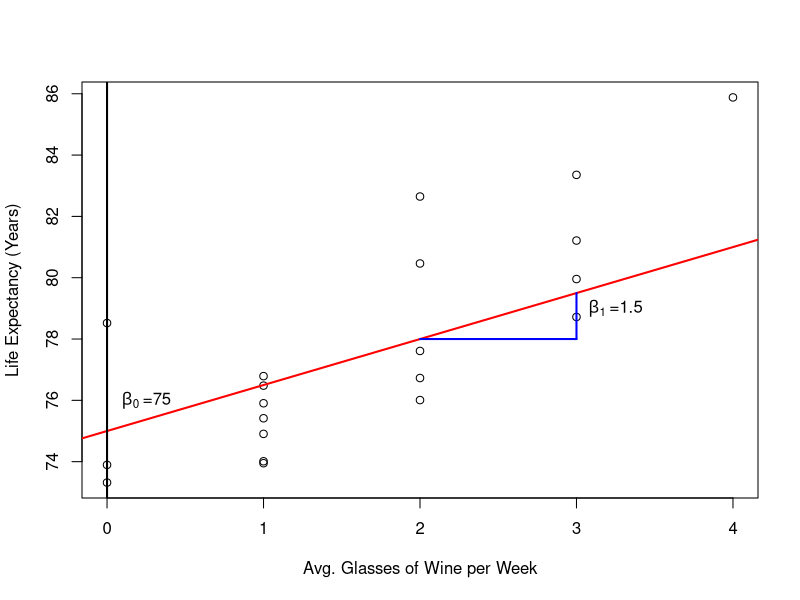
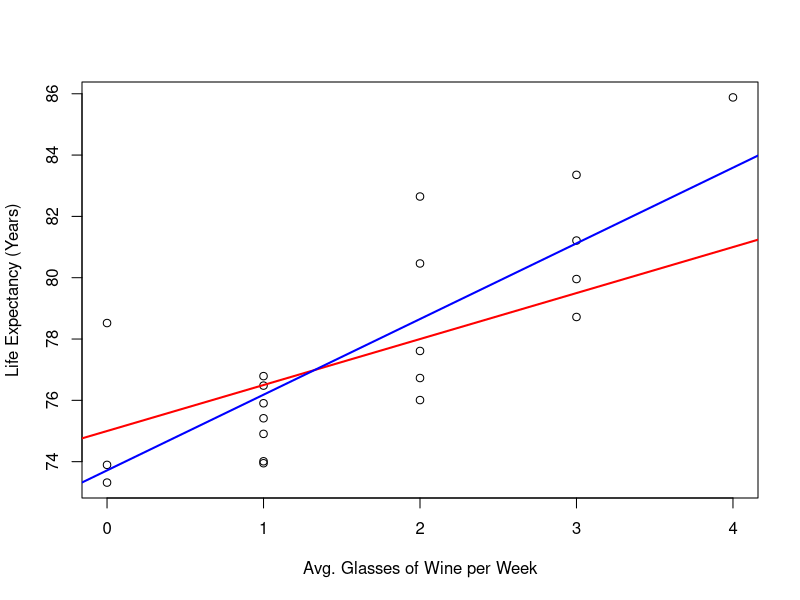
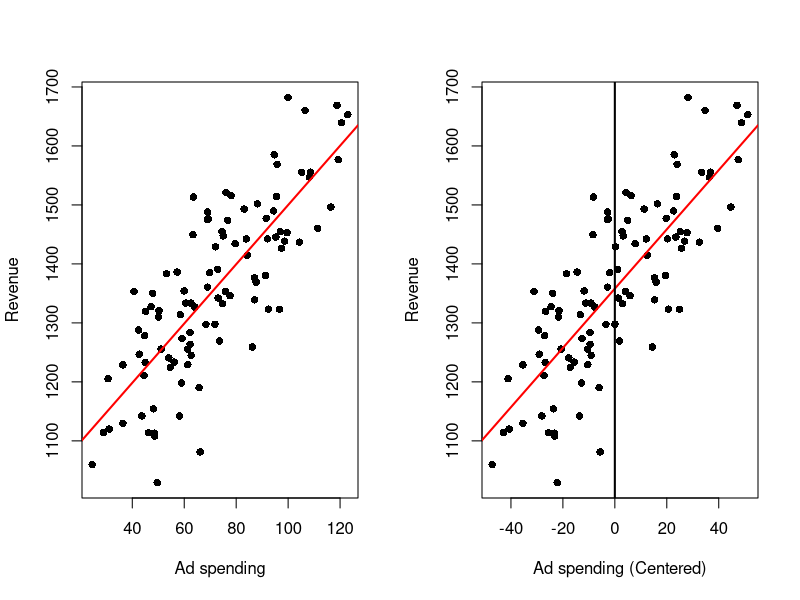
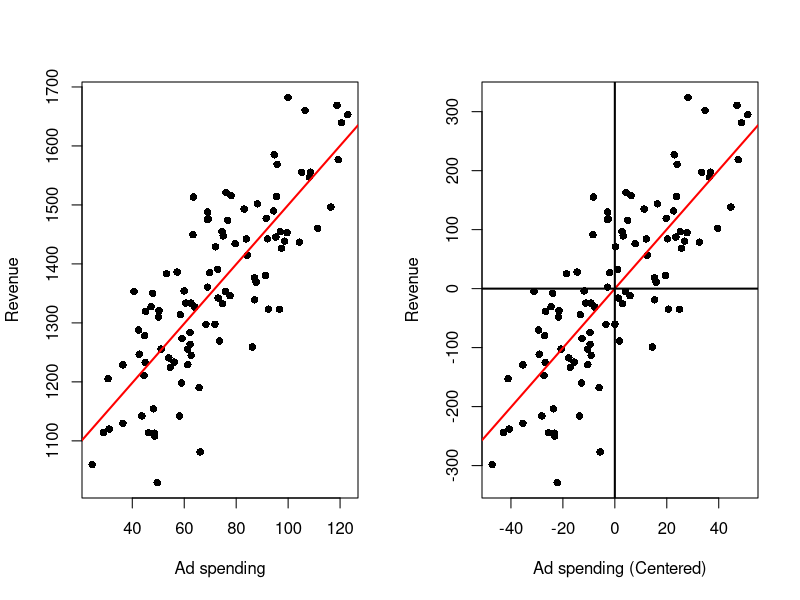
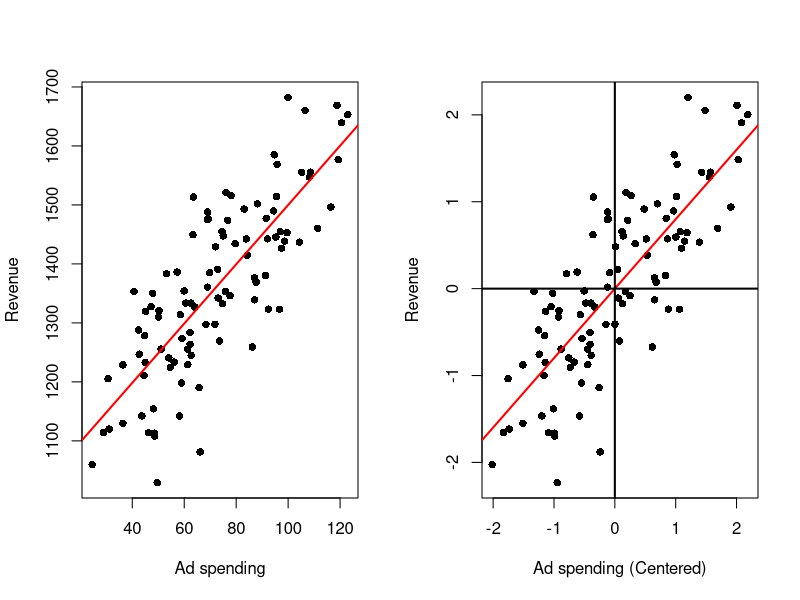
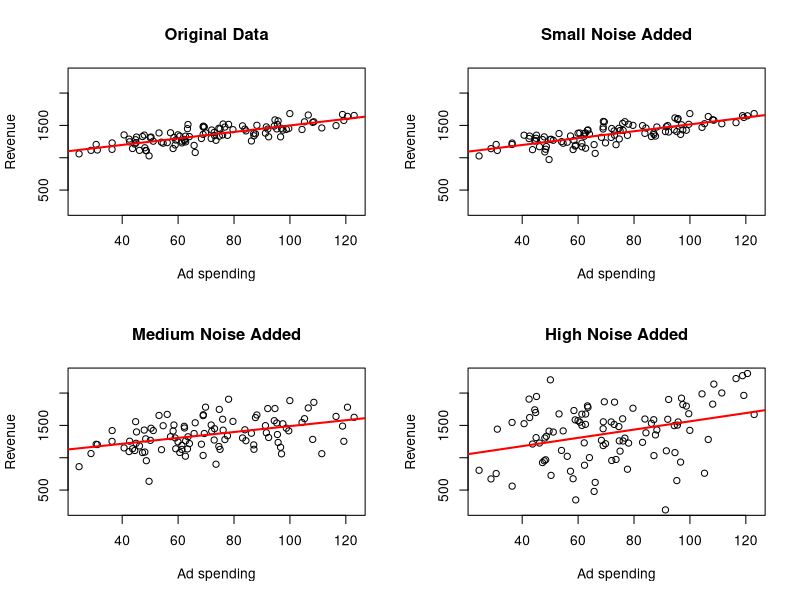
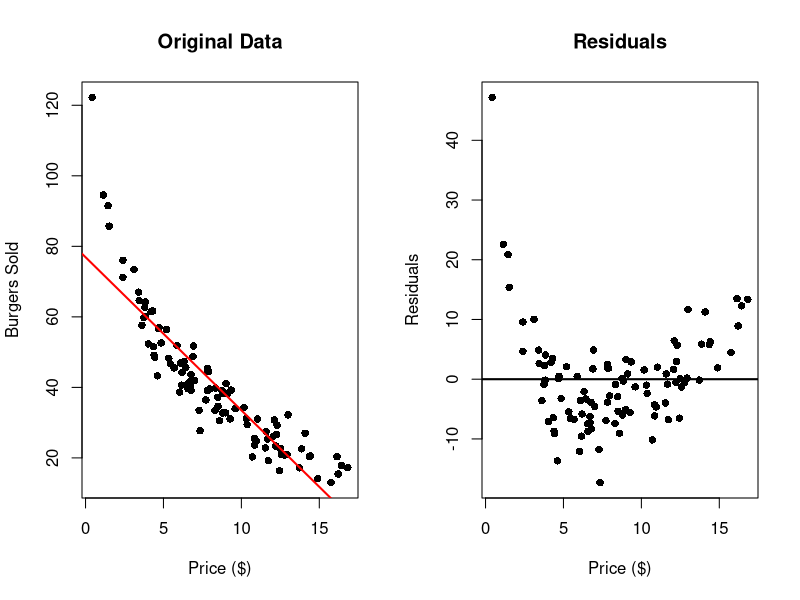
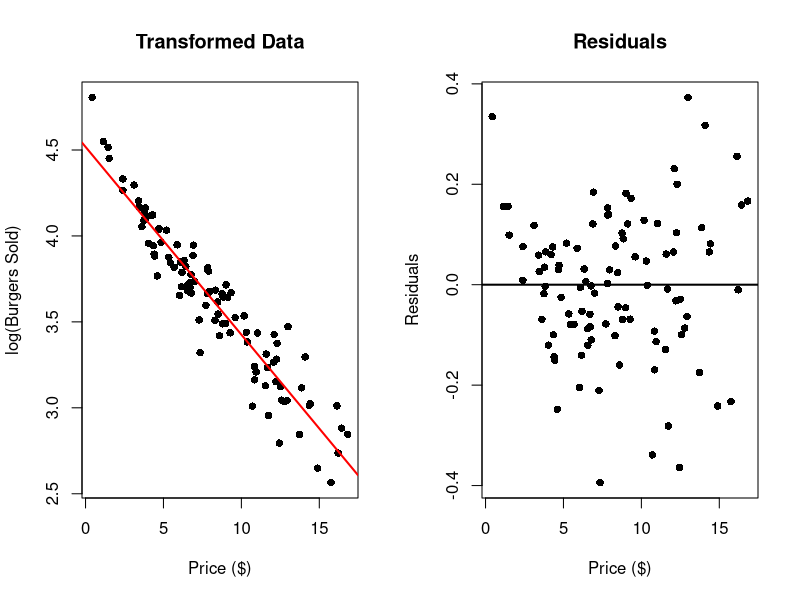

Write the R code that produced these figures, in order.
## ---- chunk 1
dat <- read.csv(file = "Wine Data.csv")
plot(x    = dat$Glasses,
     y    = dat$Years,
     xlab = "Avg. Glasses of Wine per Week",
     ylab = "Life Expectancy (Years)")
abline(a   = 75,
       b   = 1.5,
       col = 'red',
       lwd = 2)
abline(v   = 0,
       lwd = 2)
text(x = 0.25, y = 76, expression(beta[0] ~ "=75"))
text(x = 3.25, y = 79, expression(beta[1] ~ "=1.5"))
segments(x0 = c(2, 3),
         x1 = c(3, 3),
         y0 = c(78, 78),
         y1 = c(78, 79.5),
         lwd = 2,
         col = 'blue')
## ---- chunk 2
outReg <- lm(Years ~ Glasses, data = dat)
plot(x    = dat$Glasses,
     y    = dat$Years,
     xlab = "Avg. Glasses of Wine per Week",
     ylab = "Life Expectancy (Years)")
abline(a   = 75,
       b   = 1.5,
       col = 'red',
       lwd = 2)
abline(a   = outReg$coefficients[1],
       b   = outReg$coefficients[2],
       col = 'blue',
       lwd = 2)
## ---- chunk 3
# Read Data
dat <- read.csv("Ad spending Data.csv")
# Assign data
x <- dat$Ad.Spending
y <- dat$Revenue
# Centers x
xCen <- x - mean(x)
# Linear regression on the original data
outRegOri <- lm(y ~ x)
# Linear regression on the centered data
outRegCen <- lm(y ~ xCen)
## Two plots in the same image
par(mfrow = c(1, 2))
## Original data
# Plots the points
plot(x    = x,
     y    = y,
     xlab = "Ad spending",
     ylab = "Revenue",
     pch  = 16)
# Plots the regression line
abline(a   = outRegOri$coefficients[1],
       b   = outRegOri$coefficients[2],
       col = 'red',
       lwd = 2)
## Independent Variable centered data
# Plots the points
plot(x    = xCen,
     y    = y,
     xlab = "Ad spending (Centered)",
     ylab = "Revenue",
     pch  = 16)
# Plots the regression line
abline(a   = outRegCen$coefficients[1],
       b   = outRegCen$coefficients[2],
       col = 'red',
       lwd = 2)
abline(v   = 0,
       lwd = 2)
## ---- chunk 4
# Read Data
dat <- read.csv("Ad spending Data.csv")
# Assign data
x <- dat$Ad.Spending
y <- dat$Revenue
# Centers x and y
xCen <- x - mean(x)
yCen <- y - mean(y)
# Linear regression on the original data
outRegOri <- lm(y ~ x)
# Linear regression on the centered data
outRegCen <- lm(yCen ~ xCen)
# Plots
## Two plots in the same image
par(mfrow = c(1, 2))
## Original data
# Plots the points
plot(x    = x,
     y    = y,
     xlab = "Ad spending",
     ylab = "Revenue",
     pch  = 16)
# Plots the regression line
abline(a   = outRegOri$coefficients[1],
       b   = outRegOri$coefficients[2],
       col = 'red',
       lwd = 2,
       pch = 16)
## Centered data
# Plots the points
plot(x    = xCen,
     y    = yCen,
     xlab = "Ad spending (Centered)",
     ylab = "Revenue",
     pch  = 16)
# Plots the regression line
abline(a   = outRegCen$coefficients[1],
       b   = outRegCen$coefficients[2],
       col = 'red',
       lwd = 2)
abline(v   = 0,
       lwd = 2)
abline(h   = 0,
       lwd = 2)
## ---- chunk 5
# Read Data
dat <- read.csv("Ad spending Data.csv")
# Assign data
x <- dat$Ad.Spending
y <- dat$Revenue
# Standardizes x and y
xSta <- (x - mean(x))/sqrt(var(x))
ySta <- (y - mean(y))/sqrt(var(y))
# Linear regression on the original data
outRegOri <- lm(y ~ x)
# Linear regression on the standard data
outRegSta <- lm(ySta ~ xSta)
# Plots
## Two plots in the same image
par(mfrow = c(1, 2))
## Original data
# Plots the points
plot(x    = x,
     y    = y,
     xlab = "Ad spending",
     ylab = "Revenue",
     pch  = 16)
# Plots the regression line
abline(a   = outRegOri$coefficients[1],
       b   = outRegOri$coefficients[2],
       col = 'red',
       lwd = 2)
## Standard data
# Plots the points
plot(x    = xSta,
     y    = ySta,
     xlab = "Ad spending (Centered)",
     ylab = "Revenue",
     pch  = 16)
# Plots the regression line
abline(a   = outRegSta$coefficients[1],
       b   = outRegSta$coefficients[2],
       col = 'red',
       lwd = 2)
abline(v   = 0,
       lwd = 2)
abline(h   = 0,
       lwd = 2)
## ---- chunk 6
# Sets seed for noise randomness
set.seed(9142025)
# Read Data
dat <- read.csv("Ad spending Data.csv")
# Assign data
x <- dat$Ad.Spending
y <- dat$Revenue

# Adds Noise
yNoiLe1 <- y + rnorm(n = 100, sd =  50)
yNoiLe2 <- y + rnorm(n = 100, sd = 200)
yNoiLe3 <- y + rnorm(n = 100, sd = 500)

# Auxiliary Variables
ymax <- max(y, yNoiLe1, yNoiLe2, yNoiLe3)
ymin <- min(y, yNoiLe1, yNoiLe2, yNoiLe3)
xmax = max(x)
xmin = min(x)

# Performs Linear Regression
outRegOri    <- lm(y ~ x)
outRegNoiLe1 <- lm(yNoiLe1 ~ x)
outRegNoiLe2 <- lm(yNoiLe2 ~ x)
outRegNoiLe3 <- lm(yNoiLe3 ~ x)

# Plots
par(mfrow = c(2, 2))

plot(x    = x,
     y    = y,
     xlab = "Ad spending",
     ylab = "Revenue",
     main = "Original Data",
     ylim = c(ymin, ymax),
     xlim = c(xmin, xmax))
# Plots the regression line
abline(a   = outRegOri$coefficients[1],
       b   = outRegOri$coefficients[2],
       col = 'red',
       lwd = 2)
plot(x    = x,
     y    = yNoiLe1,
     xlab = "Ad spending",
     ylab = "Revenue",
     main = "Small Noise Added",
     ylim = c(ymin, ymax),
     xlim = c(xmin, xmax))
# Plots the regression line
abline(a   = outRegNoiLe1$coefficients[1],
       b   = outRegNoiLe1$coefficients[2],
       col = 'red',
       lwd = 2)
plot(x    = x,
     y    = yNoiLe2,
     xlab = "Ad spending",
     ylab = "Revenue",
     main = "Medium Noise Added",
     ylim = c(ymin, ymax),
     xlim = c(xmin, xmax))
# Plots the regression line
abline(a   = outRegNoiLe2$coefficients[1],
       b   = outRegNoiLe2$coefficients[2],
       col = 'red',
       lwd = 2)
plot(x    = x,
     y    = yNoiLe3,
     xlab = "Ad spending",
     ylab = "Revenue",
     main = "High Noise Added",
     ylim = c(ymin, ymax),
     xlim = c(xmin, xmax))
# Plots the regression line
abline(a   = outRegNoiLe3$coefficients[1],
       b   = outRegNoiLe3$coefficients[2],
       col = 'red',
       lwd = 2)

print("Original Data LM summary")
summary(outRegOri)
print("Level 1 LM summary")
summary(outRegNoiLe1)
print("Level 2 LM summary")
summary(outRegNoiLe2)
print("Level 3 LM summary")
summary(outRegNoiLe3)
## ---- chunk 7
dat <- read.csv("Burger Data.csv")

outReg <- lm(Burgers ~ Price, data = dat)

# Original Data
par(mfrow = c(1, 2))
plot(x    = dat$Price,
     y    = dat$Burgers,
     xlab = "Price ($)",
     ylab = "Burgers Sold",
     main = "Original Data",
     pch  = 16)
abline(a   = outReg$coefficients[1],
       b   = outReg$coefficients[2],
       col = 'red',
       lwd = 2)
# Residuals
plot(x = dat$Price,
     y = outReg$residuals,
     xlab = "Price ($)",
     ylab = "Residuals",
     main = "Residuals",
     pch  = 16)
abline(h   = 0,
       lwd = 2)
## ---- chunk 8
dat <- read.csv("Burger Data.csv")

outReg <- lm(log(Burgers) ~ Price, data = dat)

# Original Data
par(mfrow = c(1, 2))
plot(x    = dat$Price,
     y    = log(dat$Burgers),
     xlab = "Price ($)",
     ylab = "log(Burgers Sold)",
     main = "Transformed Data",
     pch  = 16)
abline(a   = outReg$coefficients[1],
       b   = outReg$coefficients[2],
       col = 'red',
       lwd = 2)
# Residuals
plot(x = dat$Price,
     y = outReg$residuals,
     xlab = "Price ($)",
     ylab = "Residuals",
     main = "Residuals",
     pch  = 16)
abline(h   = 0,
       lwd = 2)
## ---- chunk 9
dat <- read.csv("Burger Data.csv")

outReg <- lm(Burgers ~ log(Price), data = dat)

# Original Data
par(mfrow = c(1, 2))
plot(x    = log(dat$Price),
     y    = dat$Burgers,
     xlab = "log(Price) (log($))",
     ylab = "Burgers Sold",
     main = "Transformed Data",
     pch  = 16)
abline(a   = outReg$coefficients[1],
       b   = outReg$coefficients[2],
       col = 'red',
       lwd = 2)
# Residuals
plot(x = dat$Price,
     y = outReg$residuals,
     xlab = "log(Price) (log($))",
     ylab = "Residuals",
     main = "Residuals",
     pch  = 16)
abline(h   = 0,
       lwd = 2)
## ---- chunk 10
dat <- read.csv("Burger Data.csv")

x <- dat$Price
y <- dat$Burgers

outRegOri <- lm(y ~ x)
outRegTr1 <- lm(log(y) ~ x)
outRegTr2 <- lm(y ~ log(x))

summary(outRegOri)
summary(outRegTr1)
summary(outRegTr2)
## ---- chunk 11
dat <- read.csv("Height Data.csv")

outReg <- lm(Height ~ Age, data = dat)

# Original Data
par(mfrow = c(1, 2))
plot(x    = dat$Age,
     y    = dat$Height,
     xlab = "Age (years)",
     ylab = "Height (in)",
     main = "Original Data",
     pch  = 16)
abline(a   = outReg$coefficients[1],
       b   = outReg$coefficients[2],
       col = 'red',
       lwd = 2)
# Residuals
plot(x = dat$Age,
     y = outReg$residuals,
     xlab = "Age (years)",
     ylab = "Residuals (in)",
     main = "Residuals",
     pch  = 16)
abline(h   = 0,
       lwd = 2)
## ---- chunk 12
dat <- read.csv("Wine Data.csv")

x <- dat$Glasses
y <- dat$Years

ymin <- min(y, max(y) - 22)
ymax <- max(y, min(y) + 22)
xmin <- min(x)
xmax <- max(x)

par(mfrow = c(2, 2))
# No Outliers
outRegNoo <- lm(y ~ x)
plot(x    = x,
     y    = y,
     ylim = c(ymin, ymax),
     xlim = c(xmin, xmax),
     xlab = "Average Glasses per Week",
     ylab = "Life Expectancy",
     main = "No Outliers",
     pch  = 16)
abline(a   = outRegNoo$coefficients[1],
       b   = outRegNoo$coefficients[2],
       col = 'red',
       lwd = 2)

# Outlier on the left side
# Adds Observation
x <- c(x, 0)
y <- c(y, 90)
outRegLef <- lm(y ~ x)
plot(x    = x,
     y    = y,
     ylim = c(ymin, ymax),
     xlim = c(xmin, xmax),
     xlab = "Average Glasses per Week",
     ylab = "Life Expectancy",
     main = "Outlier Left",
     pch  = 16)
points(x   = x[21],
       y   = y[21],
       pch = 16,
       col = 'blue')
abline(a   = outRegLef$coefficients[1],
       b   = outRegLef$coefficients[2],
       col = 'red',
       lwd = 2)
# Outlier on the right side
# Adds Observation
x[21] <- 4
y[21] <- 68
outRegRig <- lm(y ~ x)
plot(x    = x,
     y    = y,
     ylim = c(ymin, ymax),
     xlim = c(xmin, xmax),
     xlab = "Average Glasses per Week",
     ylab = "Life Expectancy",
     main = "Right Outliers",
     pch  = 16)
points(x   = x[21],
       y   = y[21],
       pch = 16,
       col = 'blue')
abline(a   = outRegRig$coefficients[1],
       b   = outRegRig$coefficients[2],
       col = 'red',
       lwd = 2)
# Outlier on the right side
# Adds Observation
x[21] <- 2
y[21] <- 95
outRegCen <- lm(y ~ x)
plot(x    = x,
     y    = y,
     ylim = c(ymin, ymax),
     xlim = c(xmin, xmax),
     xlab = "Average Glasses per Week",
     ylab = "Life Expectancy",
     main = "Center Outliers",
     pch  = 16)
points(x   = x[21],
       y   = y[21],
       pch = 16,
       col = 'blue')
abline(a   = outRegCen$coefficients[1],
       b   = outRegCen$coefficients[2],
       col = 'red',
       lwd = 2)
## ---- chunk 13
x <- dat$Glasses
y <- dat$Years

ymin <- min(outRegNoo$residuals, outRegLef$residuals, outRegRig$residuals, outRegCen$residuals)
ymax <- max(outRegNoo$residuals, outRegLef$residuals, outRegRig$residuals, outRegCen$residuals)
xmin <- min(x)
xmax <- max(x)

par(mfrow = c(2, 2))
plot(x    = dat$Glasses,
     y    = outRegNoo$residuals,
     ylim = c(ymin, ymax),
     xlim = c(xmin, xmax),
     xlab = "Average Glasses per Week",
     ylab = "Residuals",
     main = "No Outliers",
     pch = 16)
abline(h   = 0,
       lwd = 2)

# Outlier on the left side
x[21] <- 0
y[21] <- 90
plot(x    = x,
     y    = outRegLef$residuals,
     ylim = c(ymin, ymax),
     xlim = c(xmin, xmax),
     xlab = "Average Glasses per Week",
     ylab = "Residuals",
     main = "Left Outlier",
     pch = 16)
abline(h   = 0,
       lwd = 2)
# Outlier on the right side
# Adds Observation
x[21] <- 4
y[21] <- 68
plot(x    = x,
     y    = outRegRig$residuals,
     ylim = c(ymin, ymax),
     xlim = c(xmin, xmax),
     xlab = "Average Glasses per Week",
     ylab = "Residuals",
     main = "Left Outlier",
     pch = 16)
abline(h   = 0,
       lwd = 2)
# Outlier on the right side
# Adds Observation
x[21] <- 2
y[21] <- 95
plot(x    = x,
     y    = outRegCen$residuals,
     ylim = c(ymin, ymax),
     xlim = c(xmin, xmax),
     xlab = "Average Glasses per Week",
     ylab = "Residuals",
     main = "Left Outlier",
     pch = 16)
abline(h   = 0,
       lwd = 2)
## ---- chunk 14
summary(outRegNoo)
summary(outRegLef)
summary(outRegRig)
summary(outRegCen)
## ---- chunk 15
dat <- read.csv("Height Data.csv")

# Fits linear Model
outReg <- lm(dat$Height ~ dat$Age)

# Plots residuals for each sex
ymin <- min(outReg$residuals)
ymax <- max(outReg$residuals)

par(mfrow=c(1, 2))
plot(x = dat$Age[dat$Sex == 1],
     y = outReg$residuals[dat$Sex == 1],
     ylim = c(ymin, ymax),
     xlab = "Age",
     ylab = "Residuals",
     main = "Males",
     pch  = 16)
abline(h   = 0,
       lwd = 2)
plot(x = dat$Age[dat$Sex == 0],
     y = outReg$residuals[dat$Sex == 0],
     ylim = c(ymin, ymax),
     xlab = "Age",
     ylab = "Residuals",
     main = "Females",
     pch  = 16)
abline(h   = 0,
       lwd = 2)
## ---- chunk 16
### Cross Validation Example

# Read Data
dat <- read.csv(file = "Burger Data.csv")

# Saves Variables
x <- dat$Price
y <- dat$Burgers

# Number of Observations
n <- length(y)

# Number of Folds
numFol <- 10
# Fold Size
sizFol <- round(n / numFol)

# List Containing the Fold indices
fol <- list()
# Select Fold Indeces
# Initialization
ind <- 1:n
for(i in 1:numFol){
  # Computes the remaining number of indices
  numInd   <- length(ind)
  # Randomly selects indices from the remaining indeces
  indFol   <- sample(x = 1:length(ind), size = sizFol, replace = FALSE)
  # Saves the inidices to the list of Fold Indeces
  fol[[i]] <- ind[indFol]
  # Removes the indices from the indeces vector
  ind      <- ind[- indFol]
}

# Models to try
X <- cbind(x, log(x),      x, log(x))
Y <- cbind(y,      y, log(y), log(y))

# Number of Models to compare
numMod <- dim(Y)[2]
# Saves the validation metric for each model and each fold 
matMet <- matrix(data = NA, nrow = numFol, ncol = numMod)


par(mfrow=c(2, 2))
# Loops through the models
for(k in 1:numMod){
  yMod <- Y[, k]
  xMod <- X[, k]
  # Plots Transformed Data (All)
  plot(x = xMod,
       y = yMod,
       xlab = "Price ($)",
       ylab = "Burgers",
       main = paste0("Model ", k),
       pch  = 16)
  # Plots Regression Line (All)
  outReg   <- lm(yMod ~ xMod)
  abline(a   = outReg$coefficients[1],
         b   = outReg$coefficients[2],
         col = 'red',
         lwd = 2)
  metFol <- numeric(length = numFol)
  # Loops through the folds
  for(i in 1:numFol){
    # At Each Fold do Linear Regression without the test set
    outReg   <- lm(yMod[-fol[[i]]] ~ xMod[-fol[[i]]])
    # Evaluate Out of Sample
    yHatOut   <- outReg$coefficients[1] + outReg$coefficients[2] * xMod[fol[[i]]] 
    if(k >= 3 ){
      metEva    <- mean((exp(yMod[fol[[i]]]) - exp(yHatOut))^2)
    } else {
      metEva    <- mean((yMod[fol[[i]]] - yHatOut)^2)
    }
    metFol[i] <- metEva
  }
  matMet[, k] <- metFol
}

# Displays the Results of Cross-Validation
tab <- data.frame(colMeans(matMet))
tab <- cbind(c("Model 1", "Model 2", "Model 3", "Model 4"), tab)
tab <- cbind(tab, apply(X = matMet, MARGIN = 2, FUN = sd))
colnames(tab) <- c("Model", "Mean", "SD")
knitr::kable(tab, digits = 2)
